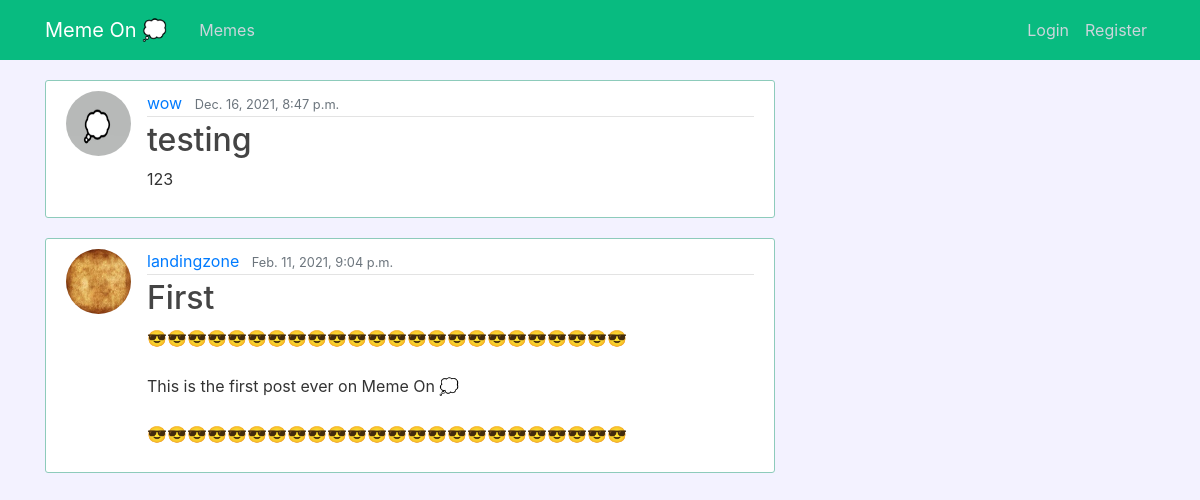
The page / on the database its author committed.
### blog/models.py (models this page shows, shortened)
class Post(models.Model):
    title=models.CharField(max_length=25)
    content=models.TextField()
    date_posted=models.DateTimeField(default=timezone.now)
    author=models.ForeignKey(User, on_delete=models.CASCADE)

### users/models.py (models this page shows, shortened)
class Profile(models.Model):
    user= models.OneToOneField(User, on_delete=models.CASCADE)
    image=models.ImageField(default='default.jpg', upload_to='profile_pics')

### blog/views.py (the view)
# urls.py: path('', PostListView.as_view(), name='MemeOn-Home'), #If this is changed, remeber to change it in Base.Html in this line  # <a class="navbar-brand mr-4" href="/">Meme On 💭</a> #
class PostListView(ListView):
    model = Post
    template_name = 'blog/home.html'
    context_object_name = 'posts'
    ordering = ['-date_posted']
    paginate_by = 15

### blog/templates/blog/home.html (shortened to what this page needs)
{% extends "blog/base.html" %}
{% block content %}
  {% for post in posts %}
    <article class="media content-section">
      <img class="rounded-circle article-img" src="{{post.author.profile.image.url}}">
      <div class="media-body">
        <div class="article-metadata">
          <a class="mr-2" href="{% url 'user-posts' post.author.username %}">{{ post.author }}</a>
          <small class="text-muted">{{ post.date_posted }}</small>
        </div>
        <h2><a class="article-title" href="{% url 'post-detail' post.id %}">{{ post.title }}</a></h2>
        <p class="article-content">{{ post.content }}</p>
      </div>
    </article>
  {% endfor %}
{% endblock content %}

### blog/templates/blog/base.html (shortened to what this page needs)
{%load static%}
<html lang="en">
<head>
    <link rel="stylesheet" href="https://stackpath.bootstrapcdn.com/bootstrap/4.3.1/css/bootstrap.min.css">
    <link rel="stylesheet" type="text/css" href="{%static 'blog/main.css'%}">
</head>
<body>
    <header class="site-header">
      <nav class="navbar navbar-expand-md navbar-dark bg-steel fixed-top">
        <div class="container">
           <a class="navbar-brand mr-4" href="/">Meme On 💭</a>
          <div class="collapse navbar-collapse" id="navbarToggle">
            <div class="navbar-nav mr-auto">
              <a class="nav-item nav-link" href="{% url 'MemeOn-Home' %}">Memes</a>
            </div>
            <div class="navbar-nav">
              {% if user.is_authenticated %}
                <a class="nav-item nav-link" href="{% url 'post-create' %}">📝</a>
                <a class="nav-item nav-link" href="{% url 'profile' %}">Profile</a>
                <a class="nav-item nav-link" href="{% url 'logout' %}">Logout</a>
              {% else %}
                <a class="nav-item nav-link" href="{% url 'login' %}">Login</a>
                <a class="nav-item nav-link" href="{% url 'register' %}">Register</a>
              {% endif %}
            </div>
          </div>
        </div>
      </nav>
    </header>
    <main role="main" class="container">
      <div class="row">
        <div class="col-md-8">
          {% block content %} {% endblock %}
        </div>
      </div>
    </main>
</body>
</html>

### blog/static/blog/main.css (style rules this page uses)
body { background: #F3F2FF; color: #333333; margin-top: 5rem; }
h1, h2, h3, h4, h5, h6 { color: #444444; }
.bg-steel { background-color: #08bb80; padding: 10px 20px; }
.site-header .navbar-nav .nav-link { color: #cbd5db; }
.content-section { background: #ffffff; padding: 10px 20px; border: 1px solid #8dcbbb; border-radius: 3px; margin-bottom: 20px; }
.article-title { color: #444444; }
.article-content { white-space: pre-line; }
.article-img { height: 65px; width: 65px; margin-right: 16px; }
.article-metadata { padding-bottom: 1px; margin-bottom: 4px; border-bottom: 1px solid #e3e3e3 }

### rows shown on the page
Post: author.profile.image (placeholder picture), author "wow", date_posted "Dec. 16, 2021, 8:47 p.m.", title "testing", content "123"
Post: author.profile.image (picture), author "landingzone", date_posted "Feb. 11, 2021, 9:04 p.m.", title "First", content "😎😎😎😎😎😎😎😎😎😎😎😎😎😎😎😎😎😎😎😎😎😎😎😎 This is the first post ever on Meme On 💭 😎😎😎😎😎😎😎😎😎😎😎😎😎😎😎😎😎😎😎😎😎😎😎😎"
